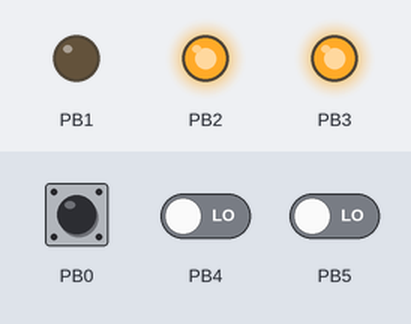
Simulated run of this sketch. Board: ATtiny85, built with avr-gcc and run on an emulated ATtiny85. On the bench: output pins drawn as LEDs (lit = HIGH). The test bench sets the inputs (shaded band); at power-on: PB0 LOW, PB4 LOW, PB5 LOW.

Above: at 1.8 s.
1.9 s: PB0 pulsed HIGH 2 times (0.12 s each, 0.3 s apart)
At 3.3 s:
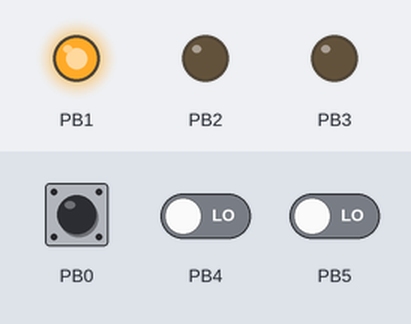
Timing chart, 0 to 4.9 s (numbered marks = the images above; inputs shaded):
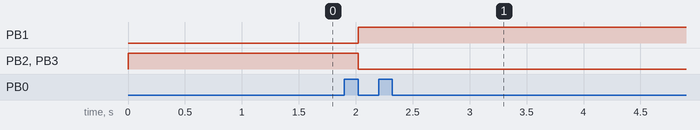

The sketch:

relayTimer_firmware.ino
```cpp
/*
 *    RelayTimer
 *
 *
 *	- Firmware for the AT85RT2L1B1P system
 *
 *

 *
 *  	(*) developed (and tested) for ATtiny85 microprocessor running
 *	  at 8 MHz from its internal oscillator
 */


#include <avr/io.h>
#include "TINY85_ALARM.h"
#include "TINY85_ADC.h"
#include "TINY85_BUTTON.h"


#define LED_PIN_GREEN PB2
#define LED_PIN_RED PB1
#define BUTTON_PIN PB0
#define RELAY_CONTROL_PIN PB3
#define TICKING 1
#define SETUP 2


int main(void)
{
  DDRB |= (1 << LED_PIN_GREEN);  // set as output
  DDRB |= (1 << LED_PIN_RED);  // set as output
  DDRB |= (1 << RELAY_CONTROL_PIN);  // set as output

  int button_pins[] = {BUTTON_PIN};

  TINY85_ALARM alarm;
  TINY85_ADC adc;
  TINY85_BUTTON button;

  alarm.init();
  adc.init();
  button.init(button_pins, 1);

  sei();

  int state = SETUP;
  unsigned char minutes = 0;

  while(1)
  {

    if(state == TICKING)
    {
      PORTB |= (1 << RELAY_CONTROL_PIN);
      PORTB |= (1 << LED_PIN_GREEN);
      PORTB &= ~(1 << LED_PIN_RED);

      if( button.pressed(BUTTON_PIN) )
      {
        alarm.stop();
        state = SETUP;

        continue;
      }

      if(alarm.check())
      {
        alarm.stop();
        state = SETUP;
        continue;
      }
    }

    if(state == SETUP)
    {
      PORTB &= ~(1 << RELAY_CONTROL_PIN);
      PORTB |= (1 << LED_PIN_RED);
      PORTB &= ~(1 << LED_PIN_GREEN);

      if( button.pressed(BUTTON_PIN) )
      {
	minutes = adc.measure();

        alarm.start(minutes);
        state = TICKING;

	continue;
      }
    }

  }

  return 0;
}
```

TINY85_ADC.cpp
```cpp
#include "TINY85_ADC.h"


TINY85_ADC::TINY85_ADC()
{
  //
}


TINY85_ADC::~TINY85_ADC()
{
  //
}


void TINY85_ADC::init(void)
{
  ADMUX =
            (1 << ADLAR) |     // left shift result
            (0 << REFS1) |     // Sets ref. voltage to VCC, bit 1
            (0 << REFS0) |     // Sets ref. voltage to VCC, bit 0
            (0 << MUX3)  |     // use ADC2 for input (PB4), MUX bit 3
            (0 << MUX2)  |     // use ADC2 for input (PB4), MUX bit 2
            (1 << MUX1)  |     // use ADC2 for input (PB4), MUX bit 1
            (0 << MUX0);       // use ADC2 for input (PB4), MUX bit 0

  ADCSRA =
            (1 << ADEN)  |     // Enable ADC
            (1 << ADPS2) |     // set prescaler to 64, bit 2
            (1 << ADPS1) |     // set prescaler to 64, bit 1
            (0 << ADPS0);      // set prescaler to 64, bit 0
}


unsigned char TINY85_ADC::measure(void)
{
    ADCSRA |= (1 << ADSC);         // start ADC measurement
    while (ADCSRA & (1 << ADSC) ); // wait till conversion complete

    unsigned char measure = ADCH;

    return measure;
}
```

TINY85_ADC.h
```cpp
/*
 *    tiny85_alarm
 *
 *
 *
 *	- ATtiny85 ADC library
 *
 *
 *
 *
 *  	(*) developed (and tested) for a ATtiny85 running
 *	  at 8 MHz from its internal oscillator
 */


#ifndef TINY85_ADC_H_
#define TINY85_ADC_H_


#include <avr/io.h>


class TINY85_ADC
{

  public:

    TINY85_ADC();

    ~TINY85_ADC();

    void init(void);

    unsigned char measure(void);

};


#endif
```

TINY85_ALARM.cpp
```cpp
#include "TINY85_ALARM.h"


volatile unsigned char tiny85_alarm_ticks;

// interrupt service routine (ISR) for Timer/Counter0 Compare Match A
ISR(TIMER0_COMPA_vect)
{
  tiny85_alarm_ticks++;
}


TINY85_ALARM::TINY85_ALARM()
{
  //
}


TINY85_ALARM::~TINY85_ALARM()
{
  //
}


void TINY85_ALARM::init(void)
{
  initCCR0AInterrupt();
}


void TINY85_ALARM::start(unsigned char minutes_set)
{
  minutes_to_count = minutes_set;

  tiny85_alarm_ticks = 0;
  seconds = 0;
  minutes = 0;

  TIFR |= (1 << OCF0A); // clear Output Compare Flag A
  TIMSK |= (1 << OCIE0A); // TC0 compare match A interrupt enable
}


void TINY85_ALARM::stop(void)
{
  TIMSK &= ~(1 << OCIE0A);;
}


bool TINY85_ALARM::check(void)
{
  tick();

  if(minutes >= minutes_to_count)
  {
     return true;
  }

  return false;
}


void TINY85_ALARM::tick(void)
{
  if(tiny85_alarm_ticks >= 30)
  {
    tiny85_alarm_ticks = 0;
    seconds++;
  }

  if(seconds >= 60)
  {
    seconds = 0;
    minutes++;
  }

}


void TINY85_ALARM::initCCR0AInterrupt()
{
  OCR0A  = 0xFF;    // number to count up to (0xFF = 255)
  TCCR0A = 0x02;    // clear Timer on Compare Match (CTC) mode
  TCCR0B = 0x05;    // clock source CLK/1024
}
```

TINY85_ALARM.h
```cpp
/*
 *    tiny85_alarm
 *
 *
 *
 *	- ATtiny85 Alarm library
 *
 *
 *	-
 *
 *
 *
 *  	(*) developed (and tested) for a ATtiny85 running
 *	  at 8 MHz from its internal oscillator
 */


#ifndef TINY85_ALARM_H_
#define TINY85_ALARM_H_


#include <avr/io.h>
#include <avr/interrupt.h>


class TINY85_ALARM
{

  public:

    TINY85_ALARM();

    ~TINY85_ALARM();

    void init(void);

    void start(unsigned char);

    void stop(void);

    bool check(void);


  private:

    unsigned char minutes_to_count;
    unsigned char seconds;
    unsigned char minutes;

    void tick(void);

    // init a Timer/Counter0 Compare Match Interrupt on OCR0A
    void initCCR0AInterrupt(void);

};


#endif
```

TINY85_BUTTON.cpp
```cpp
#include "TINY85_BUTTON.h"


#define HIGH true
#define LOW false

int *tiny85_button_pins;
int tiny85_button_n_pins;
volatile unsigned char tiny85_button_ticks[6];
volatile bool tiny85_button_enabled[6];
bool tiny85_button_state[6];


// interrupt service routine (ISR) for Timer/Counter1 Compare Match A
ISR(TIMER1_COMPA_vect)
{
  int i;

  for(i=0; i<tiny85_button_n_pins; i++)
  {
    tiny85_button_ticks[i]++;

    if(tiny85_button_ticks[i] >= 30)
    {
      tiny85_button_ticks[i] = 0;
      tiny85_button_enabled[i] = true;
    }
  }
}


TINY85_BUTTON::TINY85_BUTTON()
{
  //
}


TINY85_BUTTON::~TINY85_BUTTON()
{
  //
}


void TINY85_BUTTON::init(int *button_pins, int num_of_pins)
{
  tiny85_button_pins = button_pins;
  tiny85_button_n_pins = num_of_pins;

  int i;
  for(i=0; i<tiny85_button_n_pins; i++)
  {
    DDRB |= (0 << tiny85_button_pins[i]);  // set as input
    //PORTB |= (1 << tiny85_button_pins[i]); // pullup resistor to input pin

    tiny85_button_state[i] = HIGH;
    tiny85_button_ticks[i] = 0;
    tiny85_button_enabled[i] = true;
  }

  initCCR1AInterrupt();
}


bool TINY85_BUTTON::pressed(int query_pin)
{
  int i = find_pin(query_pin);

  if(i == -1)
  {
    return false;
  }

  if(tiny85_button_enabled[i])
  {
    if( state_changed(i) && (tiny85_button_state[i] == LOW) )
    {
      tiny85_button_ticks[i] = 0;
      tiny85_button_enabled[i] = false;

      return true;
    }
  }

  return false;
}


bool TINY85_BUTTON::state_changed(int pin_index)
{
  bool new_state = get_state(tiny85_button_pins[pin_index]);

  if( new_state != tiny85_button_state[pin_index] )
  {
    tiny85_button_state[pin_index] = new_state;
    return true;
  }

  return false;
}


bool TINY85_BUTTON::get_state(int pin)
{
  if( !(PINB & (1 << pin)) )
  {
    return LOW;
  }

  return HIGH;
}


int TINY85_BUTTON::find_pin(int query_pin)
{
  int i;

  for(i=0; i<tiny85_button_n_pins; i++)
  {
    if( query_pin == tiny85_button_pins[i] )
    {
      return i;
    }
  }

  return -1;
}

void TINY85_BUTTON::initCCR1AInterrupt()
{
  TCNT1 = 0x00;

  OCR1C = 0xFF;    // number to count up to (0xFF = 255)
  OCR1A = 0XFF;    // number to count up to (0xFF = 255)

  TCCR1 = 0x8B;    // Clear Timer/Counter on Compare Match, CTC mode -- clock source CLK/1024

  TIMSK |= (1 << OCIE1A);   // Timer/Counter1 Output Compare Interrupt Enable
}
```

TINY85_BUTTON.h
```cpp
/*
 *    tiny85_button
 *
 *
 *
 *  - ATtiny85 Button library
 *
 *
 *
 *
 *    (*) developed (and tested) for a ATtiny85 running
 *    at 8 MHz from its internal oscillator
 */


#ifndef TINY85_BUTTON_H_
#define TINY85_BUTTON_H_


#include <avr/io.h>
#include <avr/interrupt.h>


class TINY85_BUTTON
{

  public:

    TINY85_BUTTON();

    ~TINY85_BUTTON();

    void init(int *button_pins, int num_of_pins);

    bool pressed(int query_pin);


  private:

    int find_pin(int query_pin);

    bool state_changed(int pin_index);

    bool get_state(int pin);

    void initCCR1AInterrupt(void);

};


#endif
```

Measured:
- after the input at 1.9 s, PB1: LOW → HIGH after 0.12 s; PB2, PB3: HIGH → LOW after 0.12 s
